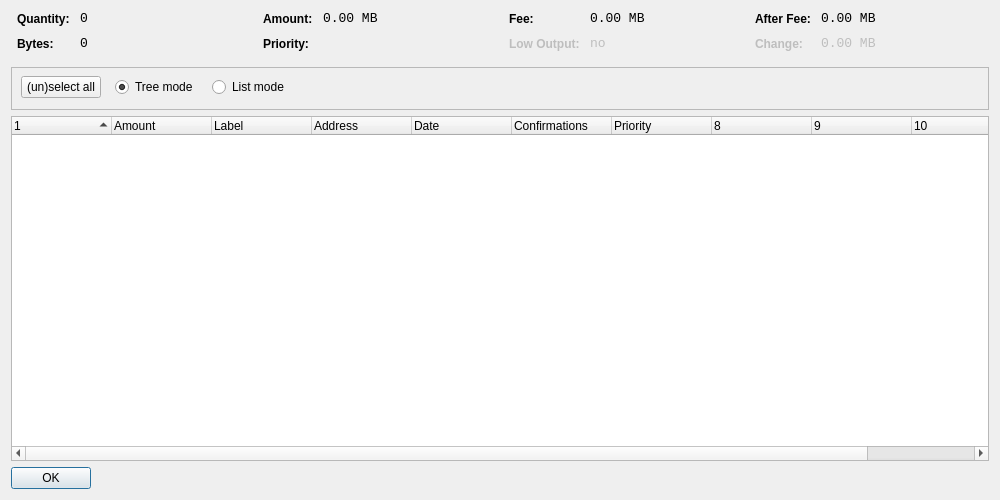
<?xml version="1.0" encoding="UTF-8"?>
<ui version="4.0">
 <class>CoinControlDialog</class>
 <widget class="QDialog" name="CoinControlDialog">
  <property name="geometry">
   <rect>
    <x>0</x>
    <y>0</y>
    <width>1000</width>
    <height>500</height>
   </rect>
  </property>
  <property name="windowTitle">
   <string>Coin Control</string>
  </property>
  <layout class="QVBoxLayout" name="verticalLayout">
   <item>
    <layout class="QHBoxLayout" name="horizontalLayoutTop" stretch="0,0,0,0">
     <property name="topMargin">
      <number>0</number>
     </property>
     <property name="bottomMargin">
      <number>10</number>
     </property>
     <item>
      <layout class="QFormLayout" name="formLayoutCoinControl1">
       <property name="horizontalSpacing">
        <number>10</number>
       </property>
       <property name="verticalSpacing">
        <number>10</number>
       </property>
       <property name="leftMargin">
        <number>6</number>
       </property>
       <property name="rightMargin">
        <number>6</number>
       </property>
       <item row="0" column="0">
        <widget class="QLabel" name="labelCoinControlQuantityText">
         <property name="styleSheet">
          <string notr="true">font-weight:bold;</string>
         </property>
         <property name="text">
          <string>Quantity:</string>
         </property>
        </widget>
       </item>
       <item row="0" column="1">
        <widget class="QLabel" name="labelCoinControlQuantity">
         <property name="font">
          <font>
           <family>Monospace</family>
           <pointsize>10</pointsize>
          </font>
         </property>
         <property name="cursor">
          <cursorShape>IBeamCursor</cursorShape>
         </property>
         <property name="contextMenuPolicy">
          <enum>Qt::ActionsContextMenu</enum>
         </property>
         <property name="text">
          <string notr="true">0</string>
         </property>
         <property name="textInteractionFlags">
          <set>Qt::LinksAccessibleByMouse|Qt::TextSelectableByKeyboard|Qt::TextSelectableByMouse</set>
         </property>
        </widget>
       </item>
       <item row="1" column="0">
        <widget class="QLabel" name="labelCoinControlBytesText">
         <property name="styleSheet">
          <string notr="true">font-weight:bold;</string>
         </property>
         <property name="text">
          <string>Bytes:</string>
         </property>
        </widget>
       </item>
       <item row="1" column="1">
        <widget class="QLabel" name="labelCoinControlBytes">
         <property name="font">
          <font>
           <family>Monospace</family>
           <pointsize>10</pointsize>
          </font>
         </property>
         <property name="cursor">
          <cursorShape>IBeamCursor</cursorShape>
         </property>
         <property name="contextMenuPolicy">
          <enum>Qt::ActionsContextMenu</enum>
         </property>
         <property name="text">
          <string notr="true">0</string>
         </property>
         <property name="textInteractionFlags">
          <set>Qt::LinksAccessibleByMouse|Qt::TextSelectableByKeyboard|Qt::TextSelectableByMouse</set>
         </property>
        </widget>
       </item>
      </layout>
     </item>
     <item>
      <layout class="QFormLayout" name="formLayoutCoinControl2">
       <property name="horizontalSpacing">
        <number>10</number>
       </property>
       <property name="verticalSpacing">
        <number>10</number>
       </property>
       <property name="leftMargin">
        <number>6</number>
       </property>
       <property name="rightMargin">
        <number>6</number>
       </property>
       <item row="0" column="0">
        <widget class="QLabel" name="labelCoinControlAmountText">
         <property name="styleSheet">
          <string notr="true">font-weight:bold;</string>
         </property>
         <property name="text">
          <string>Amount:</string>
         </property>
        </widget>
       </item>
       <item row="0" column="1">
        <widget class="QLabel" name="labelCoinControlAmount">
         <property name="font">
          <font>
           <family>Monospace</family>
           <pointsize>10</pointsize>
          </font>
         </property>
         <property name="cursor">
          <cursorShape>IBeamCursor</cursorShape>
         </property>
         <property name="contextMenuPolicy">
          <enum>Qt::ActionsContextMenu</enum>
         </property>
         <property name="text">
          <string notr="true">0.00 MB</string>
         </property>
         <property name="textInteractionFlags">
          <set>Qt::LinksAccessibleByMouse|Qt::TextSelectableByKeyboard|Qt::TextSelectableByMouse</set>
         </property>
        </widget>
       </item>
       <item row="1" column="0">
        <widget class="QLabel" name="labelCoinControlPriorityText">
         <property name="styleSheet">
          <string notr="true">font-weight:bold;</string>
         </property>
         <property name="text">
          <string>Priority:</string>
         </property>
        </widget>
       </item>
       <item row="1" column="1">
        <widget class="QLabel" name="labelCoinControlPriority">
         <property name="font">
          <font>
           <family>Monospace</family>
           <pointsize>10</pointsize>
          </font>
         </property>
         <property name="cursor">
          <cursorShape>IBeamCursor</cursorShape>
         </property>
         <property name="contextMenuPolicy">
          <enum>Qt::ActionsContextMenu</enum>
         </property>
         <property name="text">
          <string/>
         </property>
         <property name="textInteractionFlags">
          <set>Qt::LinksAccessibleByMouse|Qt::TextSelectableByKeyboard|Qt::TextSelectableByMouse</set>
         </property>
        </widget>
       </item>
      </layout>
     </item>
     <item>
      <layout class="QFormLayout" name="formLayoutCoinControl3">
       <property name="horizontalSpacing">
        <number>10</number>
       </property>
       <property name="verticalSpacing">
        <number>10</number>
       </property>
       <property name="leftMargin">
        <number>6</number>
       </property>
       <property name="rightMargin">
        <number>6</number>
       </property>
       <item row="0" column="0">
        <widget class="QLabel" name="labelCoinControlFeeText">
         <property name="styleSheet">
          <string notr="true">font-weight:bold;</string>
         </property>
         <property name="text">
          <string>Fee:</string>
         </property>
        </widget>
       </item>
       <item row="0" column="1">
        <widget class="QLabel" name="labelCoinControlFee">
         <property name="font">
          <font>
           <family>Monospace</family>
           <pointsize>10</pointsize>
          </font>
         </property>
         <property name="cursor">
          <cursorShape>IBeamCursor</cursorShape>
         </property>
         <property name="contextMenuPolicy">
          <enum>Qt::ActionsContextMenu</enum>
         </property>
         <property name="text">
          <string notr="true">0.00 MB</string>
         </property>
         <property name="textInteractionFlags">
          <set>Qt::LinksAccessibleByMouse|Qt::TextSelectableByKeyboard|Qt::TextSelectableByMouse</set>
         </property>
        </widget>
       </item>
       <item row="1" column="0">
        <widget class="QLabel" name="labelCoinControlLowOutputText">
         <property name="enabled">
          <bool>false</bool>
         </property>
         <property name="styleSheet">
          <string notr="true">font-weight:bold;</string>
         </property>
         <property name="text">
          <string>Low Output:</string>
         </property>
        </widget>
       </item>
       <item row="1" column="1">
        <widget class="QLabel" name="labelCoinControlLowOutput">
         <property name="enabled">
          <bool>false</bool>
         </property>
         <property name="font">
          <font>
           <family>Monospace</family>
           <pointsize>10</pointsize>
          </font>
         </property>
         <property name="cursor">
          <cursorShape>IBeamCursor</cursorShape>
         </property>
         <property name="contextMenuPolicy">
          <enum>Qt::ActionsContextMenu</enum>
         </property>
         <property name="text">
          <string notr="true">no</string>
         </property>
         <property name="textInteractionFlags">
          <set>Qt::LinksAccessibleByMouse|Qt::TextSelectableByKeyboard|Qt::TextSelectableByMouse</set>
         </property>
        </widget>
       </item>
      </layout>
     </item>
     <item>
      <layout class="QFormLayout" name="formLayoutCoinControl4">
       <property name="horizontalSpacing">
        <number>10</number>
       </property>
       <property name="verticalSpacing">
        <number>10</number>
       </property>
       <property name="leftMargin">
        <number>6</number>
       </property>
       <property name="rightMargin">
        <number>6</number>
       </property>
       <item row="0" column="0">
        <widget class="QLabel" name="labelCoinControlAfterFeeText">
         <property name="styleSheet">
          <string notr="true">font-weight:bold;</string>
         </property>
         <property name="text">
          <string>After Fee:</string>
         </property>
        </widget>
       </item>
       <item row="0" column="1">
        <widget class="QLabel" name="labelCoinControlAfterFee">
         <property name="font">
          <font>
           <family>Monospace</family>
           <pointsize>10</pointsize>
          </font>
         </property>
         <property name="cursor">
          <cursorShape>IBeamCursor</cursorShape>
         </property>
         <property name="contextMenuPolicy">
          <enum>Qt::ActionsContextMenu</enum>
         </property>
         <property name="text">
          <string notr="true">0.00 MB</string>
         </property>
         <property name="textInteractionFlags">
          <set>Qt::LinksAccessibleByMouse|Qt::TextSelectableByKeyboard|Qt::TextSelectableByMouse</set>
         </property>
        </widget>
       </item>
       <item row="1" column="0">
        <widget class="QLabel" name="labelCoinControlChangeText">
         <property name="enabled">
          <bool>false</bool>
         </property>
         <property name="styleSheet">
          <string notr="true">font-weight:bold;</string>
         </property>
         <property name="text">
          <string>Change:</string>
         </property>
        </widget>
       </item>
       <item row="1" column="1">
        <widget class="QLabel" name="labelCoinControlChange">
         <property name="enabled">
          <bool>false</bool>
         </property>
         <property name="font">
          <font>
           <family>Monospace</family>
           <pointsize>10</pointsize>
          </font>
         </property>
         <property name="cursor">
          <cursorShape>IBeamCursor</cursorShape>
         </property>
         <property name="contextMenuPolicy">
          <enum>Qt::ActionsContextMenu</enum>
         </property>
         <property name="text">
          <string notr="true">0.00 MB</string>
         </property>
         <property name="textInteractionFlags">
          <set>Qt::LinksAccessibleByMouse|Qt::TextSelectableByKeyboard|Qt::TextSelectableByMouse</set>
         </property>
        </widget>
       </item>
      </layout>
     </item>
    </layout>
   </item>
   <item>
    <widget class="QFrame" name="frame">
     <property name="minimumSize">
      <size>
       <width>0</width>
       <height>43</height>
      </size>
     </property>
     <property name="frameShape">
      <enum>QFrame::StyledPanel</enum>
     </property>
     <property name="frameShadow">
      <enum>QFrame::Sunken</enum>
     </property>
     <widget class="QWidget" name="horizontalLayoutWidget">
      <property name="geometry">
       <rect>
        <x>10</x>
        <y>0</y>
        <width>781</width>
        <height>41</height>
       </rect>
      </property>
      <layout class="QHBoxLayout" name="horizontalLayoutPanel" stretch="0,0,0,0,0">
       <property name="spacing">
        <number>14</number>
       </property>
       <item>
        <widget class="QPushButton" name="pushButtonSelectAll">
         <property name="sizePolicy">
          <sizepolicy hsizetype="Maximum" vsizetype="Fixed">
           <horstretch>0</horstretch>
           <verstretch>0</verstretch>
          </sizepolicy>
         </property>
         <property name="text">
          <string>(un)select all</string>
         </property>
        </widget>
       </item>
       <item>
        <widget class="QRadioButton" name="radioTreeMode">
         <property name="sizePolicy">
          <sizepolicy hsizetype="Maximum" vsizetype="Fixed">
           <horstretch>0</horstretch>
           <verstretch>0</verstretch>
          </sizepolicy>
         </property>
         <property name="text">
          <string>Tree mode</string>
         </property>
         <property name="checked">
          <bool>true</bool>
         </property>
        </widget>
       </item>
       <item>
        <widget class="QRadioButton" name="radioListMode">
         <property name="sizePolicy">
          <sizepolicy hsizetype="Maximum" vsizetype="Fixed">
           <horstretch>0</horstretch>
           <verstretch>0</verstretch>
          </sizepolicy>
         </property>
         <property name="text">
          <string>List mode</string>
         </property>
        </widget>
       </item>
       <item>
        <spacer name="horizontalSpacer">
         <property name="orientation">
          <enum>Qt::Horizontal</enum>
         </property>
         <property name="sizeHint" stdset="0">
          <size>
           <width>40</width>
           <height>20</height>
          </size>
         </property>
        </spacer>
       </item>
      </layout>
     </widget>
    </widget>
   </item>
   <item>
    <widget class="CoinControlTreeWidget" name="treeWidget">
     <property name="contextMenuPolicy">
      <enum>Qt::CustomContextMenu</enum>
     </property>
     <property name="sortingEnabled">
      <bool>false</bool>
     </property>
     <property name="columnCount">
      <number>11</number>
     </property>
     <attribute name="headerShowSortIndicator" stdset="0">
      <bool>true</bool>
     </attribute>
     <attribute name="headerStretchLastSection">
      <bool>false</bool>
     </attribute>
     <column>
      <property name="text">
       <string/>
      </property>
     </column>
     <column>
      <property name="text">
       <string>Amount</string>
      </property>
     </column>
     <column>
      <property name="text">
       <string>Label</string>
      </property>
     </column>
     <column>
      <property name="text">
       <string>Address</string>
      </property>
     </column>
     <column>
      <property name="text">
       <string>Date</string>
      </property>
     </column>
     <column>
      <property name="text">
       <string>Confirmations</string>
      </property>
      <property name="toolTip">
       <string>Confirmed</string>
      </property>
     </column>
     <column>
      <property name="text">
       <string>Priority</string>
      </property>
     </column>
     <column>
      <property name="text">
       <string/>
      </property>
     </column>
     <column>
      <property name="text">
       <string/>
      </property>
     </column>
     <column>
      <property name="text">
       <string/>
      </property>
     </column>
     <column>
      <property name="text">
       <string/>
      </property>
     </column>
    </widget>
   </item>
   <item>
    <widget class="QDialogButtonBox" name="buttonBox">
     <property name="sizePolicy">
      <sizepolicy hsizetype="Maximum" vsizetype="Fixed">
       <horstretch>0</horstretch>
       <verstretch>0</verstretch>
      </sizepolicy>
     </property>
     <property name="orientation">
      <enum>Qt::Horizontal</enum>
     </property>
     <property name="standardButtons">
      <set>QDialogButtonBox::Ok</set>
     </property>
    </widget>
   </item>
  </layout>
 </widget>
 <customwidgets>
  <customwidget>
   <class>CoinControlTreeWidget</class>
   <extends>QTreeWidget</extends>
   <header>coincontroltreewidget.h</header>
  </customwidget>
 </customwidgets>
 <resources/>
 <connections/>
</ui>
